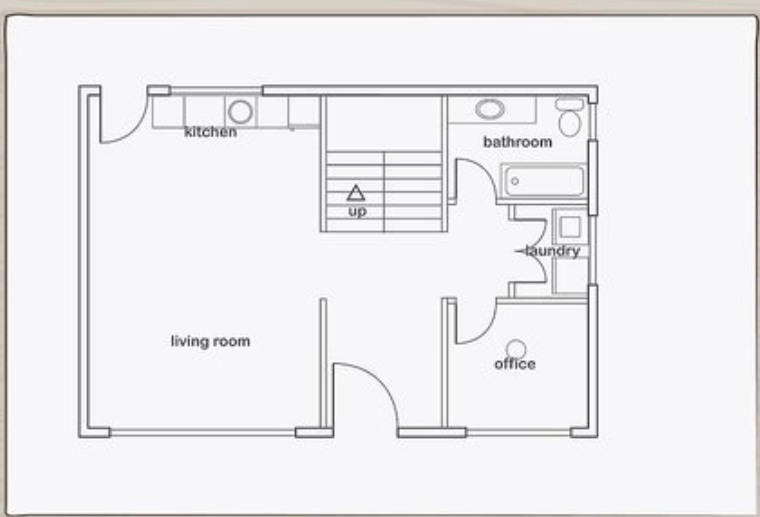
#> input picture extracted_app_12_sep/app_12_sep/storage/blueprints/floor_plan_f03_a301.png, 760 x 517 px
$ python test_multi_level.py
#> lines starting #> are read from the running program, lines starting #| are printed output that depends on the picture; after the words box and inside, x2 and y2 are one past the last pixel; in counts of white or black regions, pixels touching at a corner belong together
### blueprint_vision.py
"""
Blueprint Computer Vision & Multi-Format Parsing Engine
Supports: JPG, JPEG, PNG (raster CV), SVG (vector CAD), JSON / GeoJSON (spatial).
Extracts:
1. Real 3D structural walls (exterior boundary walls, interior partition walls, doorway cutouts).
2. Architectural room floor zones (Living Room, Kitchen, Stairs, Bath, Laundry, Office, Foyer, Bedrooms).
3. Metric scaling (meters and square feet) and SVAMITVA 3D ULPIN tags.
4. Intelligent floor repetition analysis from admin text notes ("Typical Floor 1 to 3", "G+1", etc.).
"""

from __future__ import annotations
import re
import json
import math
import xml.etree.ElementTree as ET
from pathlib import Path
from typing import Dict, List, Tuple, Any, Optional
import numpy as np
import cv2
try:
    from PIL import Image, ImageDraw, ImageOps, ImageFilter
except ImportError:
    Image = None
    ImageDraw = None
    ImageOps = None
    ImageFilter = None

from minute_detail_extractor import extract_minute_details


def detect_floor_configuration(notes_text: str = "", default_floors: int = 1) -> int:
    """
    Parses admin text aside or blueprint notes to determine the intended number of floors.
    Handles:
    - '1 Floor', 'Ground Floor only', 'Single storey', 'cottage' -> 1
    - '2 Floors', 'G+1', 'Two Storey', '1st and 2nd' -> 2
    - '3 Floors', 'G+2', '1st to 3rd', 'Typical 1-3' -> 3
    - '4 Floors', 'G+3', '1st to 4th', 'Typical 1-4' -> 4
    - '6 Floors', 'G+5' -> 6
    """
    if not notes_text:
        return max(1, default_floors)

    text = notes_text.lower().strip()

    # Direct G+N matching (e.g. G+1, G+2, G+3)
    g_match = re.search(r'g\s*\+\s*(\d+)', text)
    if g_match:
        return int(g_match.group(1)) + 1

    # Number of floors matching (e.g. "3 floors", "4 storeys", "2 levels")
    fl_match = re.search(r'(\d+)\s*(?:floors?|storeys?|levels?|storeied)', text)
    if fl_match:
        return max(1, int(fl_match.group(1)))

    # Typical floor range matching (e.g. "1st to 3rd", "1-3", "1 to 4")
    rng_match = re.search(r'(\d+)\s*(?:to|-)\s*(\d+)', text)
    if rng_match:
        f_start = int(rng_match.group(1))
        f_end = int(rng_match.group(2))
        return max(1, f_end - f_start + 1)

    if any(k in text for k in ["single", "ground floor", "ground only", "1 floor", "one floor", "bungalow", "cottage"]):
        return 1
    if any(k in text for k in ["g+1", "two floor", "2 floor", "duplex", "first and second"]):
        return 2
    if any(k in text for k in ["g+2", "three floor", "3 floor", "triplex", "1st to 3rd"]):
        return 3
    if any(k in text for k in ["g+3", "four floor", "4 floor", "quad", "1st to 4th"]):
        return 4

    return max(1, default_floors)

# [569 lines left out: functions get_apartment_central_stairs_layout, get_residential_villa_a101_layout, get_cottage_1bhk_layout, get_multi_unit_layout, not called in this run]

def extract_universal_blueprint_cv(
    image_path: str,
    target_building_width_m: float = 12.0,
    floor_height_m: float = 2.80,
    floors_count: int = 1,
    floor_notes: str = ""
) -> Dict[str, Any]:
    """
    Universal Autonomous Computer Vision Extraction Engine for 2D Blueprints (JPG, JPEG, PNG).
    Uses real OpenCV image processing and morphological contour analysis:
    1. Removes screenshot margins and framing lines.
    2. Performs Otsu binary thresholding to detect all ink/cad drawing lines.
    3. Filters structural walls using connected component geometry.
    4. Automatically seals interior door openings with adaptive morphological closing.
    5. Extracts all discrete room polygons, calculates true metric bounding boxes, centers, and areas.
    6. Dynamically assigns architectural space classes, semantic names, and 3D ULPIN tags.
    7. Extrudes 3D structural walls (exterior perimeter + all interior partition lines).
    """
#> called with target_building_width_m = 12, floor_height_m = 2.8, floors_count = 1, floor_notes = ''
    actual_floors = detect_floor_configuration(floor_notes, default_floors=floors_count)
    img = cv2.imread(str(image_path))
#> img is the input picture: shape (517, 760, 3); mean B, G, R 238.5, 237.1, 237.6
    if img is None:
        raise ValueError(f"Could not load image: {image_path}")

    h_px, w_px = img.shape[:2]
    gray = cv2.cvtColor(img, cv2.COLOR_BGR2GRAY)
    if np.mean(gray) < 127:
        gray = 255 - gray

    # Clear outer margins to eliminate screenshot browser frames or scanning borders
    margin_y = max(6, int(h_px * 0.035))
    margin_x = max(6, int(w_px * 0.035))
    gray[:margin_y, :] = 255
    gray[-margin_y:, :] = 255
    gray[:, :margin_x] = 255
    gray[:, -margin_x:] = 255
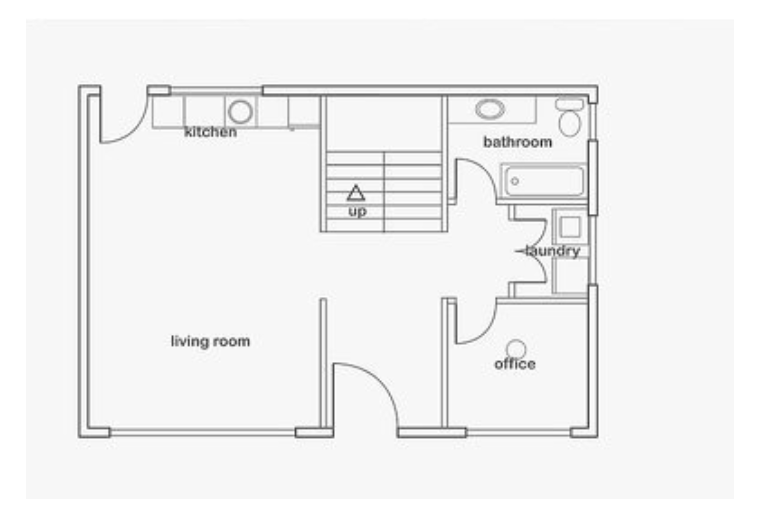
#> gray: shape (517, 760); min 26, max 255, mean 242.1

    # Otsu thresholding for wall lines
    _, bin_w = cv2.threshold(gray, 0, 255, cv2.THRESH_BINARY_INV + cv2.THRESH_OTSU)
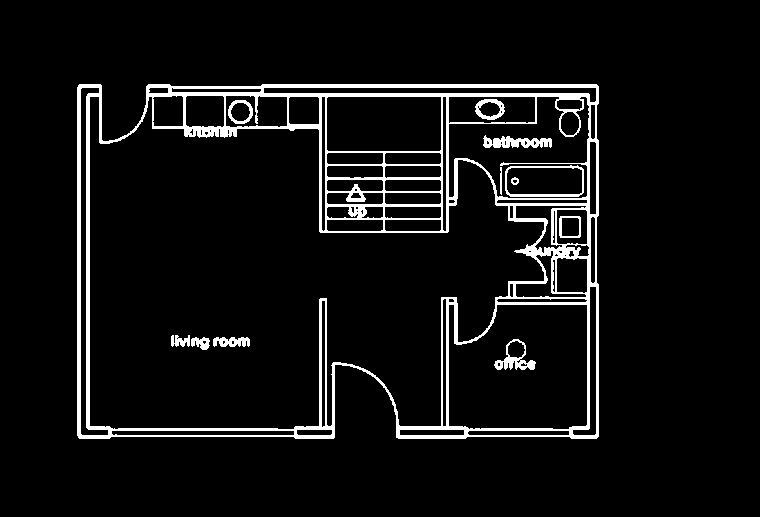
#> bin_w: shape (517, 760); 6.4% white; 12 white regions, largest, box (x1, y1, x2, y2) and area: (77, 84, 599, 439) 22293, (483, 135, 552, 148) 554, (505, 165, 584, 197) 482

    # Filter structural wall components (multi-scale: retain fine architectural lines and structural strokes)
    num_labels, labels, stats, _ = cv2.connectedComponentsWithStats(bin_w)
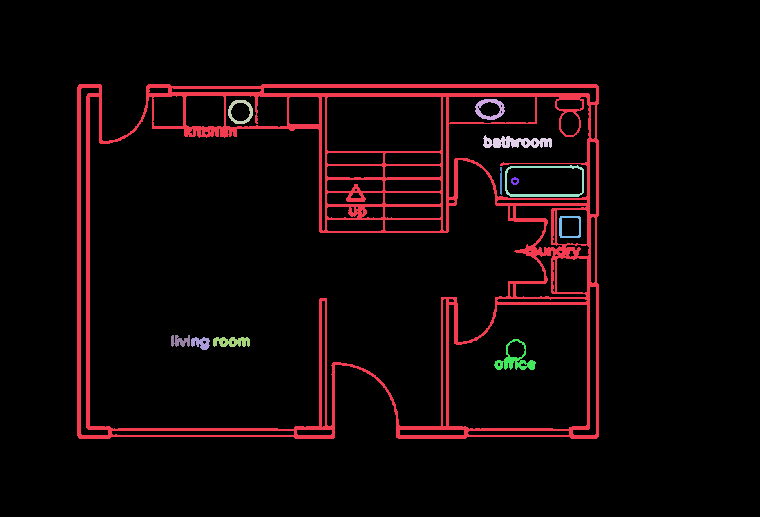
#> labels: shape (517, 760) int32; 13 distinct labels, from 0 to 12; one colour per label, 0 black
#> num_labels = 13; stats = 13 rows, first 6: [0, 0, 760, 517, 367788], [77, 84, 522, 355, 22293], [475, 99, 30, 21, 281], [228, 100, 25, 24, 223], [483, 135, 69, 13, 554], [505, 165, 79, 32, 482]
    wall_mask = np.zeros_like(bin_w)
    for i in range(1, num_labels):
        cw = stats[i, cv2.CC_STAT_WIDTH]
        ch = stats[i, cv2.CC_STAT_HEIGHT]
        ca = stats[i, cv2.CC_STAT_AREA]
        if cw >= 12 or ch >= 12 or ca >= 40:
            wall_mask[labels == i] = 255
#> this loop made 12 passes
#> (cw, ch, ca) on passes 1 to 8: (522, 355, 22293), (30, 21, 281), (25, 24, 223), (69, 13, 554), (79, 32, 482), (2, 28, 53), (8, 8, 40), (22, 22, 174)

    pts = cv2.findNonZero(wall_mask)
#> pts = contour of 25132 points, box (x1, y1, x2, y2) (77, 84, 599, 439), area 101
    if pts is None:
        pts = cv2.findNonZero(bin_w)
    if pts is None:
        return get_cottage_1bhk_layout(target_building_width_m=target_building_width_m, floor_height_m=floor_height_m, floors_count=actual_floors)

    bx, by, bw, bh = cv2.boundingRect(pts)
#> bx = 77; by = 84; bw = 522; bh = 355
    bw = max(20, bw)
    bh = max(20, bh)

    fn_stem = Path(image_path).stem
    is_tunnel = "tunnel" in fn_stem.lower() or "tunnel" in floor_notes.lower() or "subterranean" in floor_notes.lower()
    is_bridge = "bridge" in fn_stem.lower() or "viaduct" in fn_stem.lower() or "flyover" in floor_notes.lower()

    # Derive unique suite tag from filename so each blueprint produces distinct 3D ULPINs
    if is_tunnel:
        suite_tag = "TNL"
        suite_title = "Twin-Tube Subterranean Tunnel Infrastructure"
    elif is_bridge:
        suite_tag = "BRG"
        suite_title = "Elevated Viaduct & River Bridge Infrastructure"
    elif "74503" in fn_stem:
        suite_tag = "A101"
        suite_title = "2-Unit Apt (074503)"
    elif "74533" in fn_stem:
        suite_tag = "B101"
        suite_title = "Residential House (074533)"
    elif "user_test" in fn_stem or "cottage" in fn_stem:
        suite_tag = "C101"
        suite_title = "1BHK Cottage Suite"
    elif "2unit" in fn_stem:
        suite_tag = "D101"
        suite_title = "Multi-Unit Residence"
    else:
        clean_code = re.sub(r'[^A-Za-z0-9]', '', fn_stem)[:3].upper() or "APT"
        suite_tag = f"{clean_code[:1]}101"
        suite_title = f"Custom Suite ({fn_stem})"

    # Calculate true architectural building proportions based on blueprint pixel aspect ratio
    aspect_ratio = bw / bh
#> aspect_ratio = 1.47
    if aspect_ratio >= 1.15:
        b_width_m = round(target_building_width_m, 2)
        bl_m = round(target_building_width_m / aspect_ratio, 2)
#> bl_m = 8.16
    elif aspect_ratio <= 0.85:
        bl_m = round(12.0, 2)
        b_width_m = round(12.0 * aspect_ratio, 2)
    else:
        b_width_m = round(target_building_width_m, 2)
        bl_m = round(bh * (target_building_width_m / bw), 2)

    scale = b_width_m / bw
#> scale = 0.023
    cx_px = bx + bw / 2.0
#> cx_px = 338
    cy_px = by + bh / 2.0
#> cy_px = 261.5

    # Multi-scale adaptive doorway closing to isolate separate rooms across various drawing scales
    best_raw_rooms = []
    for k_ratio in [0.042, 0.08, 0.12, 0.16]:
        door_k = max(9, int(min(bw, bh) * k_ratio))
        if door_k % 2 == 0:
            door_k += 1
        k = cv2.getStructuringElement(cv2.MORPH_RECT, (door_k, door_k))
        closed = cv2.morphologyEx(wall_mask, cv2.MORPH_CLOSE, k)

        # Seal outer perimeter on closed mask so exterior doors don't leak out
        cv2.rectangle(closed, (bx, by), (bx + bw, by + bh), 255, 4)

        # Building interior envelope mask
        env = np.zeros_like(bin_w)
        env[by + 3 : by + bh - 3, bx + 3 : bx + bw - 3] = 255

        # Discrete room spaces
        rooms_mask = cv2.bitwise_and(cv2.bitwise_not(closed), env)
        cnts, _ = cv2.findContours(rooms_mask, cv2.RETR_EXTERNAL, cv2.CHAIN_APPROX_SIMPLE)

        min_area = (bw * bh) * 0.012
        cand_rooms = []
        for c in cnts:
            a = cv2.contourArea(c)
            if a >= min_area:
                rx, ry, rw, rh = cv2.boundingRect(c)
                # Exclude only if it spans the full building envelope in both dimensions
                if not (rw >= bw * 0.92 and rh >= bh * 0.92):
                    cand_rooms.append({"rx": rx, "ry": ry, "rw": rw, "rh": rh, "area_px": a})

        if len(cand_rooms) > len(best_raw_rooms):
            best_raw_rooms = cand_rooms
        if len(best_raw_rooms) >= 3:
            break
#> this loop made 1 pass
#> (door_k, min_area) on pass 1: (15, 2223.7)
#> pass 1, in extract_universal_blueprint_cv, `closed = cv2.morphologyEx(wall_mask, cv2.MORPH_CLOSE, k)`:
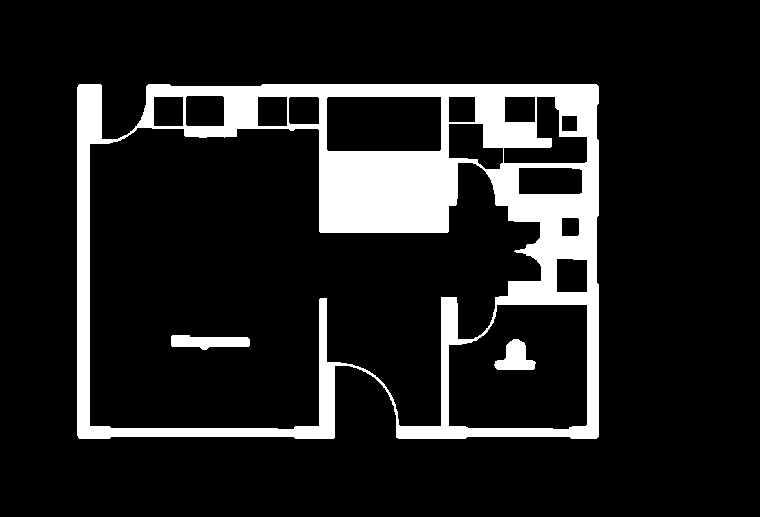
#> closed: shape (517, 760); 12.7% white; 3 white regions, box (x1, y1, x2, y2) and area: (77, 84, 599, 439) 48331, (171, 335, 250, 350) 843, (494, 339, 536, 370) 775
#> pass 1, in extract_universal_blueprint_cv, `rooms_mask = cv2.bitwise_and(cv2.bitwise_not(closed), env)`:
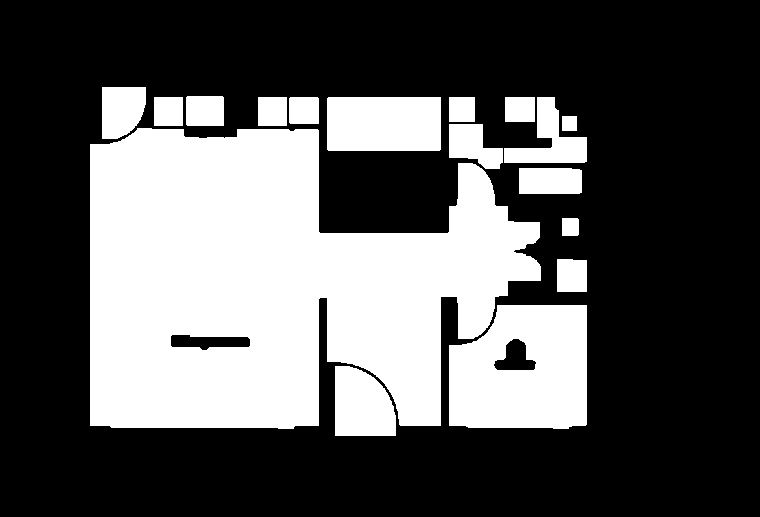
#> rooms_mask: shape (517, 760); 34.1% white; 17 white regions, largest, box (x1, y1, x2, y2) and area: (90, 128, 541, 429) 95582, (449, 305, 587, 429) 14554, (327, 97, 441, 151) 6153
#> after the loop:
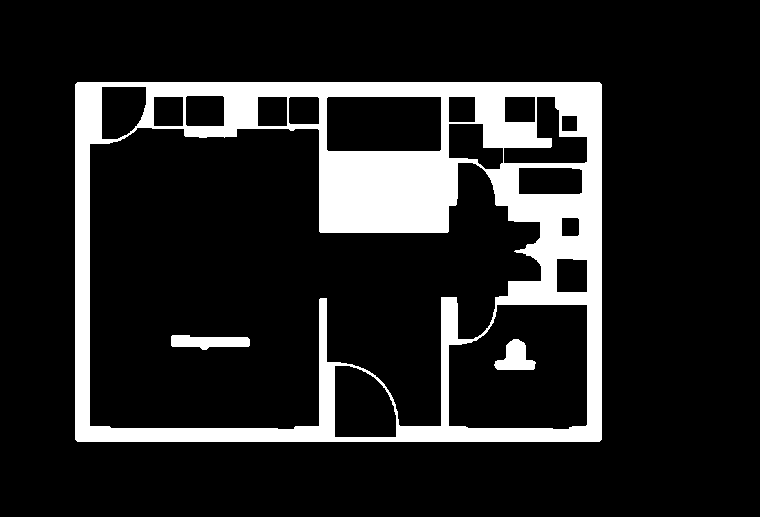
#> closed: shape (517, 760); 14.1% white; 3 white regions, box (x1, y1, x2, y2) and area: (75, 82, 602, 442) 53966, (171, 335, 250, 350) 843, (494, 339, 536, 370) 775
#> after the loop:
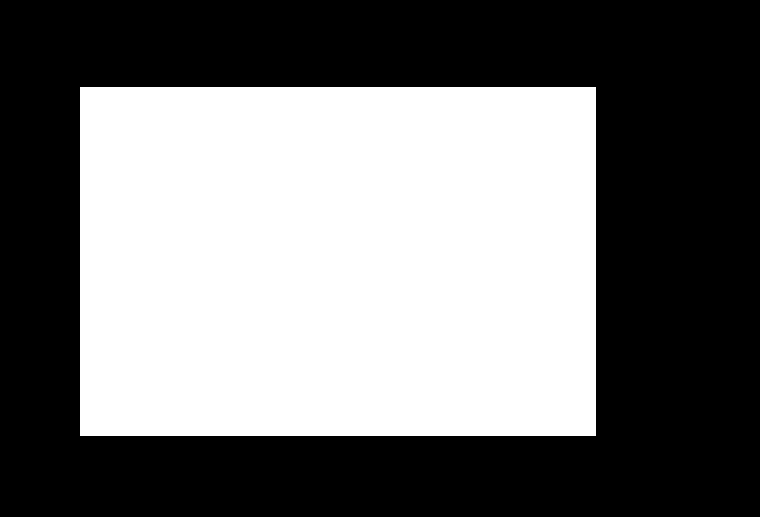
#> env: shape (517, 760); 45.8% white; 1 white region, box (x1, y1, x2, y2) and area: (80, 87, 596, 436) 180084
#> after the loop, best_raw_rooms = 5 items

    raw_rooms = best_raw_rooms
#> raw_rooms = 5 items
#> (the rest of the program and of its run is left out)
